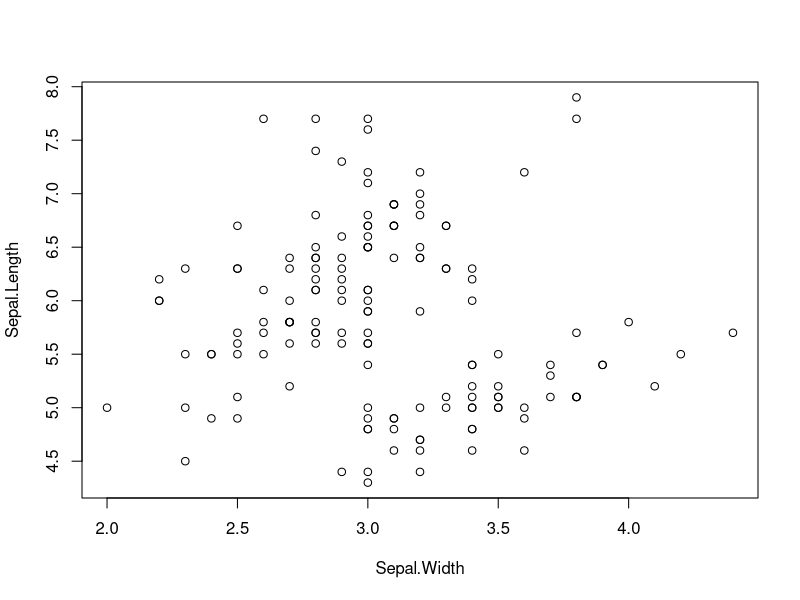

The R source for this figure:
## ---- chunk 1
plot(Sepal.Length ~ Sepal.Width, data = iris)
